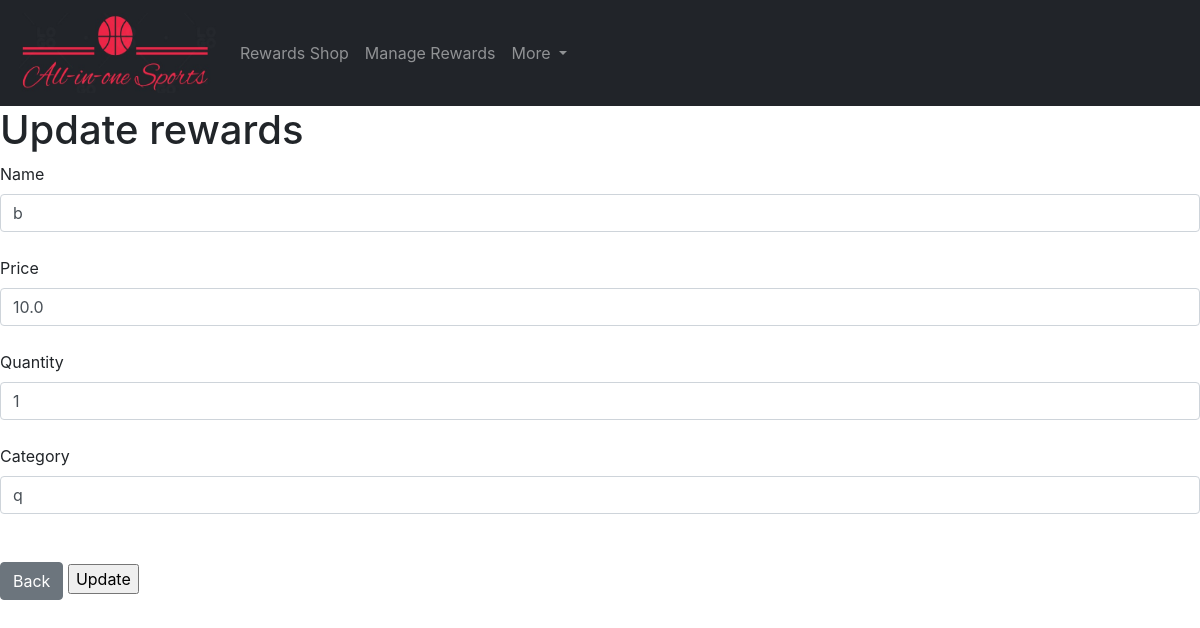
Before: /update_rewards/1 with the older database file.
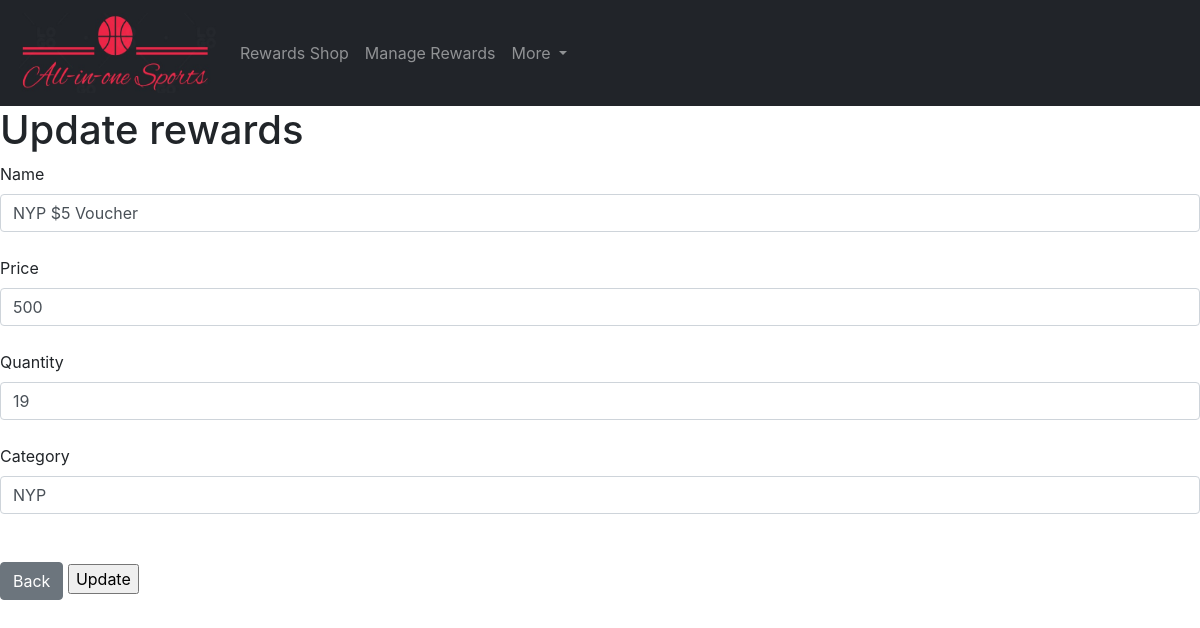
After: the same page with the newer database file.
### app.py (models this page shows, shortened)
class Rewards(rshop_db.Model):
    id = rshop_db.Column(rshop_db.Integer, primary_key=True)
    name = rshop_db.Column(rshop_db.String(100), nullable=False, unique=True)
    price = rshop_db.Column(rshop_db.Integer, nullable=False)
    quantity = rshop_db.Column(rshop_db.Integer, nullable=False)
    category = rshop_db.Column(rshop_db.String(100), nullable=False)
    date_added = rshop_db.Column(rshop_db.DateTime, default=datetime.utcnow)

### app.py (the view)
@app.route('/update_rewards/<int:id>', methods=['GET', 'POST'])
def updaterewards(id):
    form = rewardform()
    update = Rewards.query.get_or_404(id)
    if request.method == "POST":
        update.name = request.form['name']
        update.price = request.form['price']
        update.quantity = request.form['quantity']
        update.category = request.form['category']
        try:
            rshop_db.session.commit()
            flash('Updated Successfully', 'success')
            return render_template('updater.html', form=form, update=update)
        except IntegrityError:
            rshop_db.session.rollback()
            flash('Error! Name already exists in database', 'danger')
            return render_template('updater.html', form=form, update=update)
    else:
        pass
    return render_template('updater.html', form=form, update=update)

### app.py
class rewardform(FlaskForm):
    name = StringField('Name', validators=[DataRequired()])
    price = IntegerField('Price', validators=[DataRequired()])
    quantity = IntegerField('Quantity', validators=[DataRequired()])
    category = StringField('Category', validators=[DataRequired()])
    submit = SubmitField('Submit')

### templates/updater.html (shortened to what this page needs)
{% extends 'base.html' %}
{% block body %}
<h1>Update rewards</h1>
<form action="/update_rewards/{{update.id}}" method="post">
{{ form.name.label(class="form-label") }}
{{ form.name(class="form-control",
    value=update.name) }} <br>
{{ form.price.label(class="form-label") }}
{{ form.price(class="form-control",
    value=update.price) }} <br>
{{ form.quantity.label(class="form-label") }}
{{ form.quantity(class="form-control",
    value=update.quantity) }} <br>
{{ form.category.label(class="form-label") }}
{{ form.category(class="form-control",
    value=update.category) }} <br>
<br>
    <a class="btn btn-secondary" href="/manage_rewards">Back</a>
{{ form.submit(class="btn-btn-secondary", value="Update") }}
</form>
{% endblock %}

Changed rows visible on the page:
changed Rewards: name "b" → "NYP $5 Voucher"; price "10.0" → "500"; quantity "1" → "19"; category "q" → "NYP"
